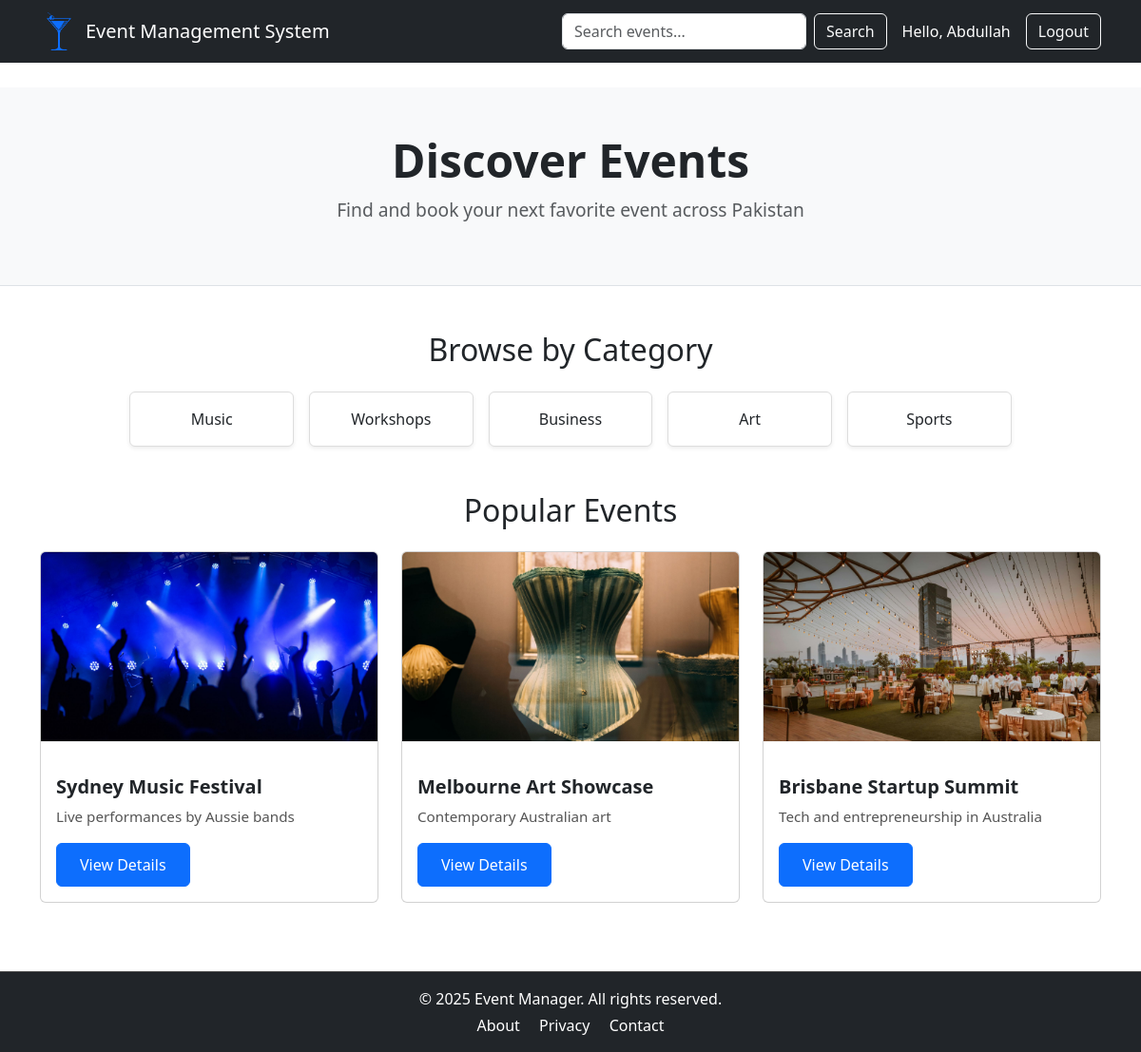
Screenshot of / (signed in) with the database file from the repository.
### app.py (models this page shows)
class User(db.Model, UserMixin):
    id = db.Column(db.Integer, primary_key=True)
    name = db.Column(db.String(100), nullable=False)
    email = db.Column(db.String(100), unique=True, nullable=False)
    password = db.Column(db.String(100), nullable=False)

class Event(db.Model):
    id = db.Column(db.Integer, primary_key=True)
    title = db.Column(db.String(100), nullable=False)
    category = db.Column(db.String(50))
    desc = db.Column(db.String(200))
    image = db.Column(db.String(100))
    date = db.Column(db.String(50))
    time = db.Column(db.String(50))
    location = db.Column(db.String(100))
    price = db.Column(db.String(20))
    full_desc = db.Column(db.Text)

### app.py (the view)
@app.route('/')
@login_required
def home():
    events = Event.query.limit(3).all()
    return render_template('index.html', events=events)

### app.py (called while the page is built)
@login_manager.user_loader
def load_user(user_id):
    return User.query.get(int(user_id))

### templates/index.html (shortened to what this page needs)
<!DOCTYPE html>
<html lang="en">
<head>
  <link href="https://cdn.jsdelivr.net/npm/bootstrap@5.3.0/dist/css/bootstrap.min.css" rel="stylesheet" />
  <link rel="stylesheet" href="{{ url_for('static', filename='css/style.css') }}">
</head>
<body>
{% include 'user_nav.html' %}
    <button class="navbar-toggler" type="button" data-bs-toggle="collapse" data-bs-target="#navbarContent">
      <span class="navbar-toggler-icon"></span>
    </button>
<header class="hero text-center p-5 bg-light border-bottom">
  <h1 class="display-4 fw-bold">Discover Events</h1>
  <p class="lead text-muted">Find and book your next favorite event across Pakistan</p>
</header>
<section class="container my-5">
  <h2 class="text-center mb-4">Browse by Category</h2>
  <div class="row justify-content-center g-3">
    {% for cat in ['Music', 'Workshops', 'Business', 'Art', 'Sports'] %}
      <div class="col-6 col-md-2 text-center">
        <a href="{{ url_for('events', q=cat) }}" class="category-box d-block text-decoration-none text-dark py-3 px-2 rounded shadow-sm">
          {{ cat }}
        </a>
      </div>
    {% endfor %}
  </div>
</section>
  <section class="container my-5">
    <h2 class="text-center mb-4">Popular Events</h2>
    <div class="row">
      {% for event in events %}
      <div class="col-md-4 mb-4">
        <div class="card h-100">
          <img src="{{ url_for('static', filename='images/' + event.image) }}" class="card-img-top" alt="{{ event.title }}">
          <div class="card-body d-flex flex-column">
            <h5 class="card-title">{{ event.title }}</h5>
            <p class="card-text">{{ event.desc }}</p>
            <div class="mt-auto">
              <a href="{{ url_for('event_detail') }}?event={{ event.title | urlencode }}" class="btn btn-primary">View Details</a>
            </div>
          </div>
        </div>
      </div>
      {% endfor %}
    </div>
  </section>
{% include 'user_footer.html' %}
</body>
</html>

### templates/user_nav.html (shortened to what this page needs)
<nav class="navbar navbar-expand-lg navbar-dark bg-dark">
  <div class="container">
    <a class="navbar-brand d-flex align-items-center" href="{{ url_for('home') }}">
      <img src="{{ url_for('static', filename='images/logo.png') }}" alt="Logo" width="40" height="40" class="me-2">
      Event Management System
    </a>
    <div class="collapse navbar-collapse justify-content-end" id="navbarNav">
      <form class="d-flex me-3" action="{{ url_for('events') }}" method="get">
        <input class="form-control me-2" type="search" name="q" placeholder="Search events..." aria-label="Search">
        <button class="btn btn-outline-light" type="submit">Search</button>
      </form>
      {% if current_user.is_authenticated %}
        <span class="navbar-text text-white me-3">Hello, {{ current_user.name }}</span>
        <a class="btn btn-outline-light" href="{{ url_for('logout') }}">Logout</a>
      {% endif %}
    </div>
  </div>
</nav>

### Static/css/style.css (style rules this page uses)
body { font-family: 'Segoe UI', Tahoma, Geneva, Verdana, sans-serif; }
.navbar-brand { font-weight: medium; font-size: 1.25rem; }
.hero { background-color: #f8f9fa; text-align: center; padding: 60px 20px; }
.hero h1 { font-size: 2.5rem; font-weight: 600; }
.hero p { font-size: 1.2rem; color: #555; }
.category-box { background-color: #ffffff; border: 1px solid #ddd; border-radius: 8px; padding: 20px; text-align: center; font-weight: 500; box-shadow: 0 0 8px rgba(0, 0, 0, 0.05); transition: transform 0.2s ease; }
.card-title { font-weight: 600; }
.card-text { font-size: 0.95rem; color: #555; }
.hero { background-color: #f8f9fa; text-align: center; padding: 80px 20px; border-bottom: 1px solid #ddd; }
.hero h1 { font-size: 3rem; font-weight: 700; margin-bottom: 10px; }
h5 { margin-top: 20px; }
p { font-size: 1rem; color: #333; }
.btn-primary { padding: 10px 24px; font-weight: 500; }

### rows the page displays
User: name "Abdullah"
Event: image (picture), title "Sydney Music Festival", desc "Live performances by Aussie bands"
Event: image (picture), title "Melbourne Art Showcase", desc "Contemporary Australian art"
Event: image (picture), title "Brisbane Startup Summit", desc "Tech and entrepreneurship in Australia"

### other values shown
{{ cat }} "Music" "Workshops" "Business" "Art" "Sports"
